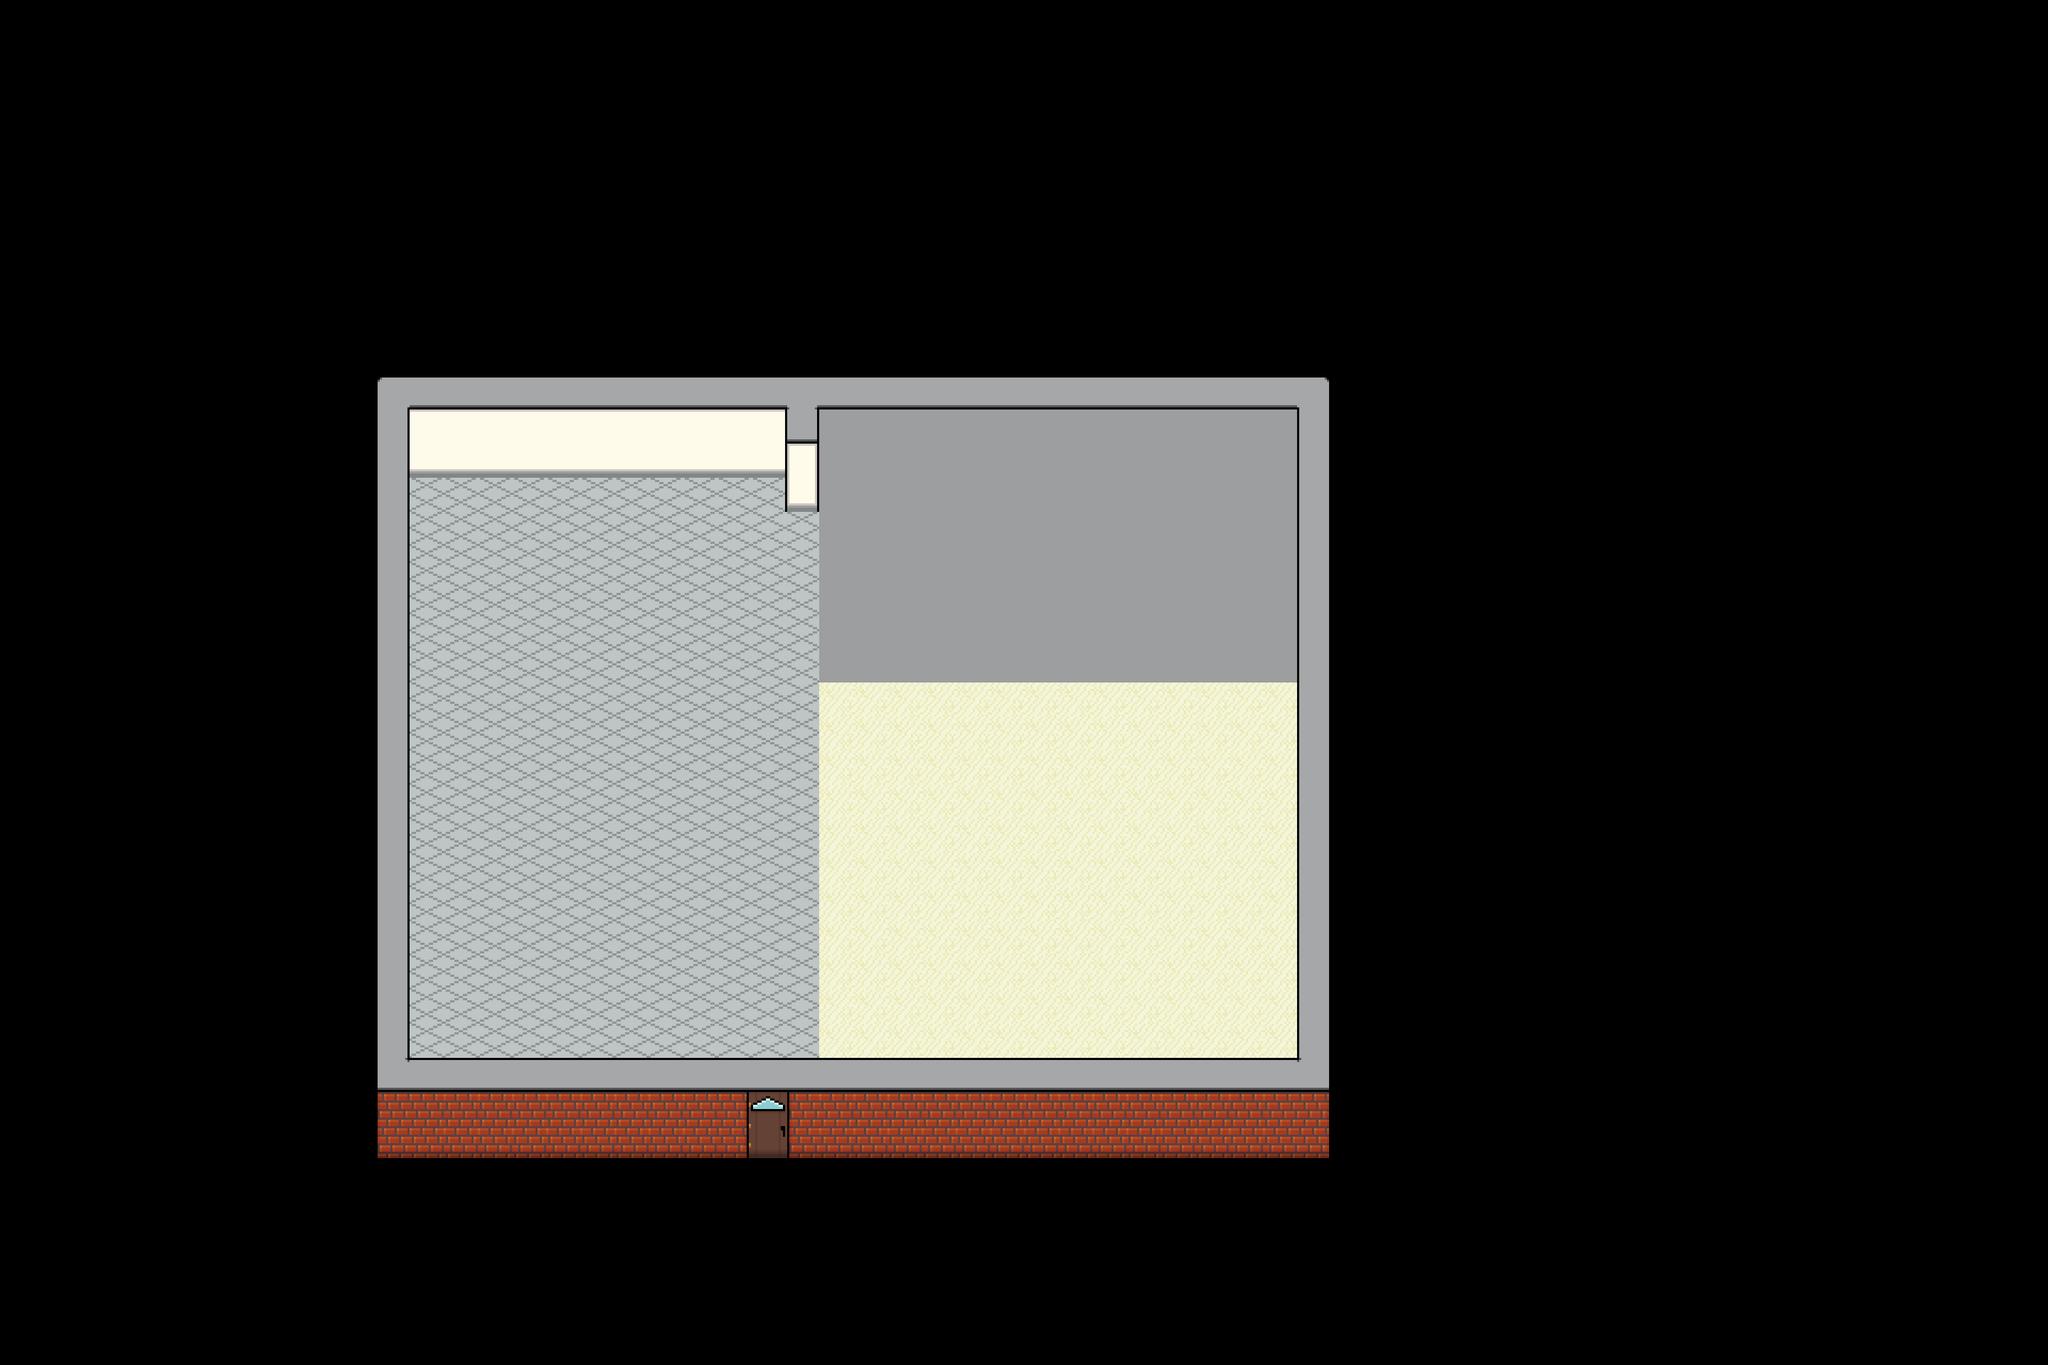

Below is a game level as drawn by its tile map, then a one-line description and the .tmx file that defines it, in full:
An orthogonal 60x40 tile map with 64x64 px tiles, 1 tile layer (Tile Layer 1) and 1 object (Player).

<map version="1.10" tiledversion="1.10.2" orientation="orthogonal" renderorder="right-down" width="60" height="40" tilewidth="64" tileheight="64" infinite="0" nextlayerid="3" nextobjectid="2">
 <tileset firstgid="1" name="tilemap_full_layout_64" tilewidth="64" tileheight="64" spacing="2" tilecount="225" columns="15">
  <image source="../images/tilemap_full_layout_64.png" width="990" height="990" />
 </tileset>
 <layer id="1" name="Tile Layer 1" width="60" height="40">
  <data encoding="csv">
0,0,0,0,0,0,0,0,0,0,0,0,0,0,0,0,0,0,0,0,0,0,0,0,0,0,0,0,0,0,0,0,0,0,0,0,0,0,0,0,0,0,0,0,0,0,0,0,0,0,0,0,0,0,0,0,0,0,0,0,
0,0,0,0,0,0,0,0,0,0,0,0,0,0,0,0,0,0,0,0,0,0,0,0,0,0,0,0,0,0,0,0,0,0,0,0,0,0,0,0,0,0,0,0,0,0,0,0,0,0,0,0,0,0,0,0,0,0,0,0,
0,0,0,0,0,0,0,0,0,0,0,0,0,0,0,0,0,0,0,0,0,0,0,0,0,0,0,0,0,0,0,0,0,0,0,0,0,0,0,0,0,0,0,0,0,0,0,0,0,0,0,0,0,0,0,0,0,0,0,0,
0,0,0,0,0,0,0,0,0,0,0,0,0,0,0,0,0,0,0,0,0,0,0,0,0,0,0,0,0,0,0,0,0,0,0,0,0,0,0,0,0,0,0,0,0,0,0,0,0,0,0,0,0,0,0,0,0,0,0,0,
0,0,0,0,0,0,0,0,0,0,0,0,0,0,0,0,0,0,0,0,0,0,0,0,0,0,0,0,0,0,0,0,0,0,0,0,0,0,0,0,0,0,0,0,0,0,0,0,0,0,0,0,0,0,0,0,0,0,0,0,
0,0,0,0,0,0,0,0,0,0,0,0,0,0,0,0,0,0,0,0,0,0,0,0,0,0,0,0,0,0,0,0,0,0,0,0,0,0,0,0,0,0,0,0,0,0,0,0,0,0,0,0,0,0,0,0,0,0,0,0,
0,0,0,0,0,0,0,0,0,0,0,0,0,0,0,0,0,0,0,0,0,0,0,0,0,0,0,0,0,0,0,0,0,0,0,0,0,0,0,0,0,0,0,0,0,0,0,0,0,0,0,0,0,0,0,0,0,0,0,0,
0,0,0,0,0,0,0,0,0,0,0,0,0,0,0,0,0,0,0,0,0,0,0,0,0,0,0,0,0,0,0,0,0,0,0,0,0,0,0,0,0,0,0,0,0,0,0,0,0,0,0,0,0,0,0,0,0,0,0,0,
0,0,0,0,0,0,0,0,0,0,0,0,0,0,0,0,0,0,0,0,0,0,0,0,0,0,0,0,0,0,0,0,0,0,0,0,0,0,0,0,0,0,0,0,0,0,0,0,0,0,0,0,0,0,0,0,0,0,0,0,
0,0,0,0,0,0,0,0,0,0,0,0,0,0,0,0,0,0,0,0,0,0,0,0,0,0,0,0,0,0,0,0,0,0,0,0,0,0,0,0,0,0,0,0,0,0,0,0,0,0,0,0,0,0,0,0,0,0,0,0,
0,0,0,0,0,0,0,0,0,0,0,0,0,0,0,0,0,0,0,0,0,0,0,0,0,0,0,0,0,0,0,0,0,0,0,0,0,0,0,0,0,0,0,0,0,0,0,0,0,0,0,0,0,0,0,0,0,0,0,0,
0,0,0,0,0,0,0,0,0,0,0,17,18,18,18,18,18,18,18,18,18,18,18,155,18,18,18,18,18,18,18,18,18,18,18,18,18,18,20,0,0,0,0,0,0,0,0,0,0,0,0,0,0,0,0,0,0,0,0,0,
0,0,0,0,0,0,0,0,0,0,0,47,33,33,33,33,33,33,33,33,33,33,33,170,25,25,25,25,25,25,25,25,25,25,25,25,25,25,35,0,0,0,0,0,0,0,0,0,0,0,0,0,0,0,0,0,0,0,0,0,
0,0,0,0,0,0,0,0,0,0,0,47,48,48,48,48,48,48,48,48,48,48,48,185,25,25,25,25,25,25,25,25,25,25,25,25,25,25,35,0,0,0,0,0,0,0,0,0,0,0,0,0,0,0,0,0,0,0,0,0,
0,0,0,0,0,0,0,0,0,0,0,47,37,37,37,37,37,37,37,37,37,37,37,200,25,25,25,25,25,25,25,25,25,25,25,25,25,25,35,0,0,0,0,0,0,0,0,0,0,0,0,0,0,0,0,0,0,0,0,0,
0,0,0,0,0,0,0,0,0,0,0,47,37,37,37,37,37,37,37,37,37,37,37,37,25,25,25,25,25,25,25,25,25,25,25,25,25,25,35,0,0,0,0,0,0,0,0,0,0,0,0,0,0,0,0,0,0,0,0,0,
0,0,0,0,0,0,0,0,0,0,0,47,37,37,37,37,37,37,37,37,37,37,37,37,25,25,25,25,25,25,25,25,25,25,25,25,25,25,35,0,0,0,0,0,0,0,0,0,0,0,0,0,0,0,0,0,0,0,0,0,
0,0,0,0,0,0,0,0,0,0,0,47,37,37,37,37,37,37,37,37,37,37,37,37,25,25,25,25,25,25,25,25,25,25,25,25,25,25,35,0,0,0,0,0,0,0,0,0,0,0,0,0,0,0,0,0,0,0,0,0,
0,0,0,0,0,0,0,0,0,0,0,47,37,37,37,37,37,37,37,37,37,37,37,37,25,25,25,25,25,25,25,25,25,25,25,25,25,25,35,0,0,0,0,0,0,0,0,0,0,0,0,0,0,0,0,0,0,0,0,0,
0,0,0,0,0,0,0,0,0,0,0,47,37,37,37,37,37,37,37,37,37,37,37,37,25,25,25,25,25,25,25,25,25,25,25,25,25,25,35,0,0,0,0,0,0,0,0,0,0,0,0,0,0,0,0,0,0,0,0,0,
0,0,0,0,0,0,0,0,0,0,0,47,37,37,37,37,37,37,37,37,37,37,37,37,55,55,55,55,55,55,55,55,55,55,55,55,55,55,35,0,0,0,0,0,0,0,0,0,0,0,0,0,0,0,0,0,0,0,0,0,
0,0,0,0,0,0,0,0,0,0,0,47,37,37,37,37,37,37,37,37,37,37,37,37,55,55,55,55,55,55,55,55,55,55,55,55,55,55,35,0,0,0,0,0,0,0,0,0,0,0,0,0,0,0,0,0,0,0,0,0,
0,0,0,0,0,0,0,0,0,0,0,47,37,37,37,37,37,37,37,37,37,37,37,37,55,55,55,55,55,55,55,55,55,55,55,55,55,55,35,0,0,0,0,0,0,0,0,0,0,0,0,0,0,0,0,0,0,0,0,0,
0,0,0,0,0,0,0,0,0,0,0,47,37,37,37,37,37,37,37,37,37,37,37,37,55,55,55,55,55,55,55,55,55,55,55,55,55,55,35,0,0,0,0,0,0,0,0,0,0,0,0,0,0,0,0,0,0,0,0,0,
0,0,0,0,0,0,0,0,0,0,0,47,37,37,37,37,37,37,37,37,37,37,37,37,55,55,55,55,55,55,55,55,55,55,55,55,55,55,35,0,0,0,0,0,0,0,0,0,0,0,0,0,0,0,0,0,0,0,0,0,
0,0,0,0,0,0,0,0,0,0,0,47,37,37,37,37,37,37,37,37,37,37,37,37,55,55,55,55,55,55,55,55,55,55,55,55,55,55,35,0,0,0,0,0,0,0,0,0,0,0,0,0,0,0,0,0,0,0,0,0,
0,0,0,0,0,0,0,0,0,0,0,47,37,37,37,37,37,37,37,37,37,37,37,37,55,55,55,55,55,55,55,55,55,55,55,55,55,55,35,0,0,0,0,0,0,0,0,0,0,0,0,0,0,0,0,0,0,0,0,0,
0,0,0,0,0,0,0,0,0,0,0,47,37,37,37,37,37,37,37,37,37,37,37,37,55,55,55,55,55,55,55,55,55,55,55,55,55,55,35,0,0,0,0,0,0,0,0,0,0,0,0,0,0,0,0,0,0,0,0,0,
0,0,0,0,0,0,0,0,0,0,0,47,37,37,37,37,37,37,37,37,37,37,37,37,55,55,55,55,55,55,55,55,55,55,55,55,55,55,35,0,0,0,0,0,0,0,0,0,0,0,0,0,0,0,0,0,0,0,0,0,
0,0,0,0,0,0,0,0,0,0,0,47,37,37,37,37,37,37,37,37,37,37,37,37,55,55,55,55,55,55,55,55,55,55,55,55,55,55,35,0,0,0,0,0,0,0,0,0,0,0,0,0,0,0,0,0,0,0,0,0,
0,0,0,0,0,0,0,0,0,0,0,47,37,37,37,37,37,37,37,37,37,37,37,37,55,55,55,55,55,55,55,55,55,55,55,55,55,55,35,0,0,0,0,0,0,0,0,0,0,0,0,0,0,0,0,0,0,0,0,0,
0,0,0,0,0,0,0,0,0,0,0,58,18,18,18,18,18,18,18,18,18,18,18,18,18,18,18,18,18,18,18,18,18,18,18,18,18,18,59,0,0,0,0,0,0,0,0,0,0,0,0,0,0,0,0,0,0,0,0,0,
0,0,0,0,0,0,0,0,0,0,0,158,159,163,163,163,163,163,163,163,163,160,161,162,163,163,163,163,163,163,163,163,163,163,163,163,163,163,164,0,0,0,0,0,0,0,0,0,0,0,0,0,0,0,0,0,0,0,0,0,
0,0,0,0,0,0,0,0,0,0,0,173,174,178,178,178,178,178,178,178,178,175,176,177,178,178,178,178,178,178,178,178,178,178,178,178,178,178,179,0,0,0,0,0,0,0,0,0,0,0,0,0,0,0,0,0,0,0,0,0,
0,0,0,0,0,0,0,0,0,0,0,0,0,0,0,0,0,0,0,0,0,0,0,0,0,0,0,0,0,0,0,0,0,0,0,0,0,0,0,0,0,0,0,0,0,0,0,0,0,0,0,0,0,0,0,0,0,0,0,0,
0,0,0,0,0,0,0,0,0,0,0,0,0,0,0,0,0,0,0,0,0,0,0,0,0,0,0,0,0,0,0,0,0,0,0,0,0,0,0,0,0,0,0,0,0,0,0,0,0,0,0,0,0,0,0,0,0,0,0,0,
0,0,0,0,0,0,0,0,0,0,0,0,0,0,0,0,0,0,0,0,0,0,0,0,0,0,0,0,0,0,0,0,0,0,0,0,0,0,0,0,0,0,0,0,0,0,0,0,0,0,0,0,0,0,0,0,0,0,0,0,
0,0,0,0,0,0,0,0,0,0,0,0,0,0,0,0,0,0,0,0,0,0,0,0,0,0,0,0,0,0,0,0,0,0,0,0,0,0,0,0,0,0,0,0,0,0,0,0,0,0,0,0,0,0,0,0,0,0,0,0,
0,0,0,0,0,0,0,0,0,0,0,0,0,0,0,0,0,0,0,0,0,0,0,0,0,0,0,0,0,0,0,0,0,0,0,0,0,0,0,0,0,0,0,0,0,0,0,0,0,0,0,0,0,0,0,0,0,0,0,0,
0,0,0,0,0,0,0,0,0,0,0,0,0,0,0,0,0,0,0,0,0,0,0,0,0,0,0,0,0,0,0,0,0,0,0,0,0,0,0,0,0,0,0,0,0,0,0,0,0,0,0,0,0,0,0,0,0,0,0,0
</data>
 </layer>
 <objectgroup id="2" name="Spawnpoints">
  <object id="1" name="Player" type="Player" x="1424" y="1808" width="56" height="72" />
 </objectgroup>
</map>